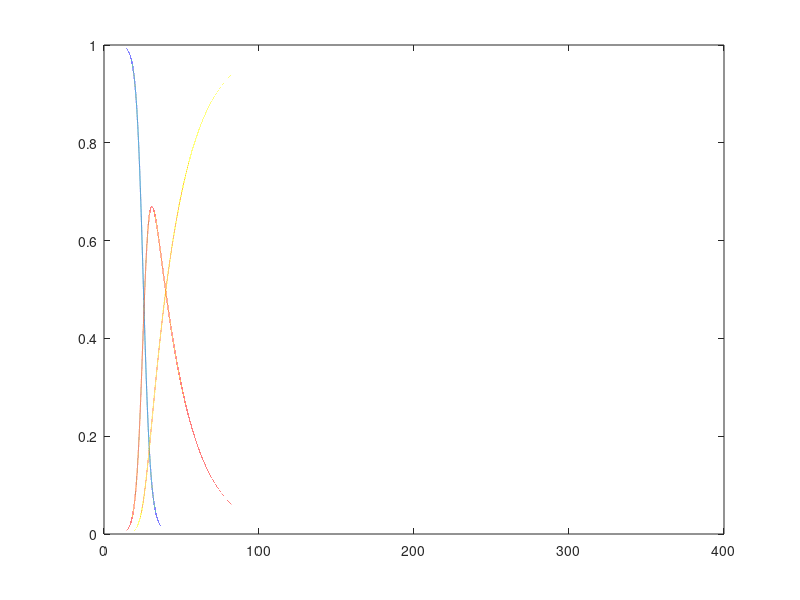

MATLAB code to generate this figure: (Note: this script raises an error after producing the figure.)
%Harry Huang 11/16/20
%AMS 333 Homework 4

clear
%part (a)
%Parameters
beta_gamma_combos= {{5e-7 0.05} {5e-7 0.05} {10*5e-7 0.05} {10*5e-7 0.05*10} {0.1*5e-7 0.05} {5e-7 0.05*10}};

death_rate= 0.05;

dt= 0.001; %days
maxT= 365; %days
steps= maxT/dt;
time= 0:dt:maxT;
%Initialize or reset category arrays
N= 1e6;
sus= zeros(size(time));
sus(1)= (1e6-10)/N; %All 1 million, except 10, are initial susceptible
infective= zeros(size(time));
infective(1)= 10/N; %Only 10 are initially infective
recovered= zeros(size(time));
deaths= zeros(size(time)); %total deaths over time

for i2=1:6
    beta= beta_gamma_combos{i2}{1}; %infection rate
    gamma= beta_gamma_combos{i2}{2}; %recovery rate



    %Forward Euler
    for i=1:steps
        sus(i+1)= sus(i)-dt*(beta*N*sus(i)*infective(i));
        infective(i+1)= infective(i)+ dt*(beta*N*sus(i)-gamma)*infective(i);
        if i2==2 %if the model incorporates deaths
            infective(i+1)= infective(i)+ dt*(beta*N*sus(i)-gamma-death_rate)*infective(i);
            deaths(i+1)= deaths(i)+dt*death_rate*infective(i);
        end
        recovered(i+1)= recovered(i)+dt*(gamma*infective(i));
    end
    
    if i2==1
        name= 'original parameters';
    elseif i2==2
        name= 'original parameters incorporating deaths';
    elseif i2==3
        name= '10x beta';
    elseif i2==4
        name= '10x beta & 10x gamma';
    elseif i2==5
        name= 'one tenth beta';
    elseif i2==6
        name= '10x gamma';
    end

    f= figure('Name',name); 
    plot(time, sus)
    hold on
    plot(time, infective)
    plot(time, recovered)
    if i2==2
        plot(time, deaths)
    end
    hold off
    title(name+ " over 1 year")
    xlabel('Time(days)')
    ylabel('Fraction of total population')
    legend('Susceptible','Infective','Recovered')
    if i2==2
        legend('Susceptible','Infective','Recovered','Deaths')
    end
    saveas(f,name,'png')
    
    if i2==1
        f=figure('Name', 'S vs I dynamics');
        plot(sus,infective)
        hold on 
        plot(sus,infective==0,':k');
        xline(gamma/(beta*N),':k');
        title ('S vs I dynamics')
        xlabel('fraction susceptible')
        ylabel ('fraction infective')
        saveas(f,'S vs I dynamics','png')
    end
    
end
%%
%part(b)
beta= 5e-7; %infection rate
gamma= 0.05; %recovery rate
death_rate= 0.05;

dt= 0.001; %days
maxT= 365; %days
steps= maxT/dt;
time= 0:dt:maxT;

%Initialize category arrays
N= 1e6;
sus= zeros(size(time));
infective= zeros(size(time));
recovered= zeros(size(time));
deaths= zeros(size(time)); %total deaths over time

for i2=1:2 %If i2=1, quarantine iteration. If i2=2, vaccination iteration
    x=0; %initial threshold multiplier, resets between model iterations
    
    %Initial run to establish baseline deaths
    if i2==1 %quarantine model
        name= 'Quarantine Model';
        %Initial abundances
        sus(1)= (1e6-10)/N; %All 1 million, except 10, are initial susceptible
        infective(1)= 10/N; %Only 10 are initially infective

        %Forward Euler
        for i=1:steps
            sus(i+1)= sus(i)-dt*((1-x)*beta*N*sus(i)*infective(i));
            infective(i+1)= infective(i)+ dt*((1-x)*beta*N*sus(i)-gamma-death_rate)*infective(i);
            recovered(i+1)= recovered(i)+dt*(gamma*infective(i));
            deaths(i+1)= deaths(i)+dt*death_rate*infective(i);
            normal_deaths= deaths(length(deaths)); 
        end

    elseif i2==2 %pre-emptive vaccination model
        name= 'Pre-emptive Vaccination Model';
        
        %Initial abundances
        sus(1)= (1e6-(x*1e6)-10)/N; %All 1 million, except x proportion of vaccinated and 10 infective, are initial susceptible
        infective(1)= 10/N; %Only 10 are initially infective
        recovered(1)= x*1e6; %Initial number of vaccinated individuals

        %Forward Euler
        for i=1:steps
            sus(i+1)= sus(i)-dt*(beta*N*sus(i)*infective(i));
            infective(i+1)= infective(i)+ dt*(beta*N*sus(i)-gamma-death_rate)*infective(i);
            recovered(i+1)= recovered(i)+dt*(gamma*infective(i));
            deaths(i+1)= deaths(i)+dt*death_rate*infective(i);
            normal_deaths= deaths(length(deaths)); 
        end    
    end
    
    thresholds= {0.5*normal_deaths 0.1*normal_deaths 0.01*normal_deaths};
    
    %Threshold checking loops
    %Check for 50 threshold
    while deaths(length(deaths))>thresholds{1}
        x=x+0.001;
        if i2==1 %quarantine model
            %Initial abundances
            sus(1)= (1e6-10)/N; %All 1 million, except 10, are initial susceptible
            infective(1)= 10/N; %Only 10 are initially infective

            %Forward Euler
            for i=1:steps
                sus(i+1)= sus(i)-dt*((1-x)*beta*N*sus(i)*infective(i));
                infective(i+1)= infective(i)+ dt*((1-x)*beta*N*sus(i)-gamma-death_rate)*infective(i);
                recovered(i+1)= recovered(i)+dt*(gamma*infective(i));
                deaths(i+1)= deaths(i)+dt*death_rate*infective(i);
            end

        elseif i2==2 %pre-emptive vaccination model
            %Initial abundances
            sus(1)= (1e6-(x*1e6)-10)/N; %All 1 million, except x proportion of vaccinated and 10 infective, are initial susceptible
            infective(1)= 10/N; %Only 10 are initially infective
            recovered(1)= x*1e6/N; %Initial number of vaccinated individuals

            %Forward Euler
            for i=1:steps
                sus(i+1)= sus(i)-dt*(beta*N*sus(i)*infective(i));
                infective(i+1)= infective(i)+ dt*(beta*N*sus(i)-gamma-death_rate)*infective(i);
                recovered(i+1)= recovered(i)+dt*(gamma*infective(i));
                deaths(i+1)= deaths(i)+dt*death_rate*infective(i);
            end    
        end
    end
    x1=x; %effectiveness multiplier to reach 50 percent death reduction
    reduction= ' 50%';
    
    f= figure('Name',strcat(name,reduction, ' death reduction over 1 year')); 
    plot(time, sus)
    hold on
    plot(time, infective)
    plot(time, recovered)
    plot(time, deaths)
    hold off
    title(strcat(name,reduction, ' death reduction over 1 year'))
    xlabel('Time(days)')
    ylabel('Fraction of total population')
    legend('Susceptible','Infective','Recovered','Deaths')
    saveas(f,strcat(name,reduction),'png')
    
    %Check for 90 threshold
    while deaths(length(deaths))>thresholds{2}
        x=x+0.01;
        if i2==1 %quarantine model
            %Initial abundances
            sus(1)= (1e6-10)/N; %All 1 million, except 10, are initial susceptible
            infective(1)= 10/N; %Only 10 are initially infective

            %Forward Euler
            for i=1:steps
                sus(i+1)= sus(i)-dt*((1-x)*beta*N*sus(i)*infective(i));
                infective(i+1)= infective(i)+ dt*((1-x)*beta*N*sus(i)-gamma-death_rate)*infective(i);
                recovered(i+1)= recovered(i)+dt*(gamma*infective(i));
                deaths(i+1)= deaths(i)+dt*death_rate*infective(i);
            end

        elseif i2==2 %pre-emptive vaccination model
            %Initial abundances
            sus(1)= (1e6-(x*1e6)-10)/N; %All 1 million, except x proportion of vaccinated and 10 infective, are initial susceptible
            infective(1)= 10/N; %Only 10 are initially infective
            recovered(1)= x*1e6/N; %Initial number of vaccinated individuals

            %Forward Euler
            for i=1:steps
                sus(i+1)= sus(i)-dt*(beta*N*sus(i)*infective(i));
                infective(i+1)= infective(i)+ dt*(beta*N*sus(i)-gamma-death_rate)*infective(i);
                recovered(i+1)= recovered(i)+dt*(gamma*infective(i));
                deaths(i+1)= deaths(i)+dt*death_rate*infective(i);
            end    
        end
    end
    x2=x; %effectiveness multiplier to reach 90 percent death reduction
    reduction= ' 90%';
    
    f= figure('Name',strcat(name,reduction, ' death reduction over 1 year')); 
    plot(time, sus)
    hold on
    plot(time, infective)
    plot(time, recovered)
    plot(time, deaths)
    hold off
    title(strcat(name,reduction, ' death reduction over 1 year'))
    xlabel('Time(days)')
    ylabel('Fraction of total population')
    legend('Susceptible','Infective','Recovered','Deaths')
    saveas(f,strcat(name,reduction),'png')
    
    %Check for 99 threshold
    while deaths(length(deaths))>thresholds{3}
        x=x+0.01;
        if i2==1 %quarantine model
            %Initial abundances
            sus(1)= (1e6-10)/N; %All 1 million, except 10, are initial susceptible
            infective(1)= 10/N; %Only 10 are initially infective

            %Forward Euler
            for i=1:steps
                sus(i+1)= sus(i)-dt*((1-x)*beta*N*sus(i)*infective(i));
                infective(i+1)= infective(i)+ dt*((1-x)*beta*N*sus(i)-gamma-death_rate)*infective(i);
                recovered(i+1)= recovered(i)+dt*(gamma*infective(i));
                deaths(i+1)= deaths(i)+dt*death_rate*infective(i);
            end

        elseif i2==2 %pre-emptive vaccination model
            %Initial abundances
            sus(1)= (1e6-(x*1e6)-10)/N; %All 1 million, except x proportion of vaccinated and 10 infective, are initial susceptible
            infective(1)= 10/N; %Only 10 are initially infective
            recovered(1)= x*1e6/N; %Initial number of vaccinated individuals

            %Forward Euler
            for i=1:steps
                sus(i+1)= sus(i)-dt*(beta*N*sus(i)*infective(i));
                infective(i+1)= infective(i)+ dt*(beta*N*sus(i)-gamma-death_rate)*infective(i);
                recovered(i+1)= recovered(i)+dt*(gamma*infective(i));
                deaths(i+1)= deaths(i)+dt*death_rate*infective(i);
            end    
        end
    end
    x3=x; %effectiveness multiplier to reach 99 percent death reduction
    reduction= ' 99%';

    f= figure('Name',strcat(name,reduction, ' death reduction over 1 year')); 
    plot(time, sus)
    hold on
    plot(time, infective)
    plot(time, recovered)
    plot(time, deaths)
    hold off
    title(strcat(name,reduction, ' death reduction over 1 year'))
    xlabel('Time(days)')
    ylabel('Fraction of total population')
    legend('Susceptible','Infective','Recovered','Deaths')
    saveas(f,strcat(name,reduction),'png')
end

  